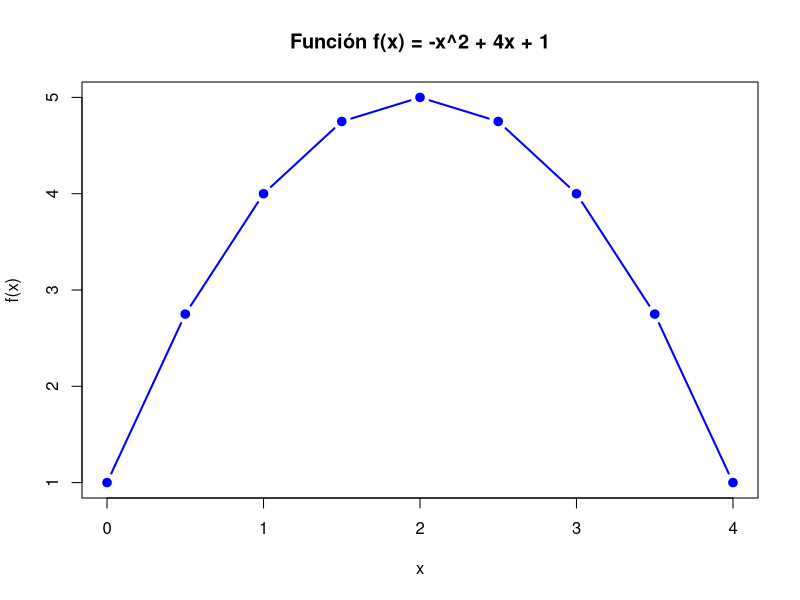
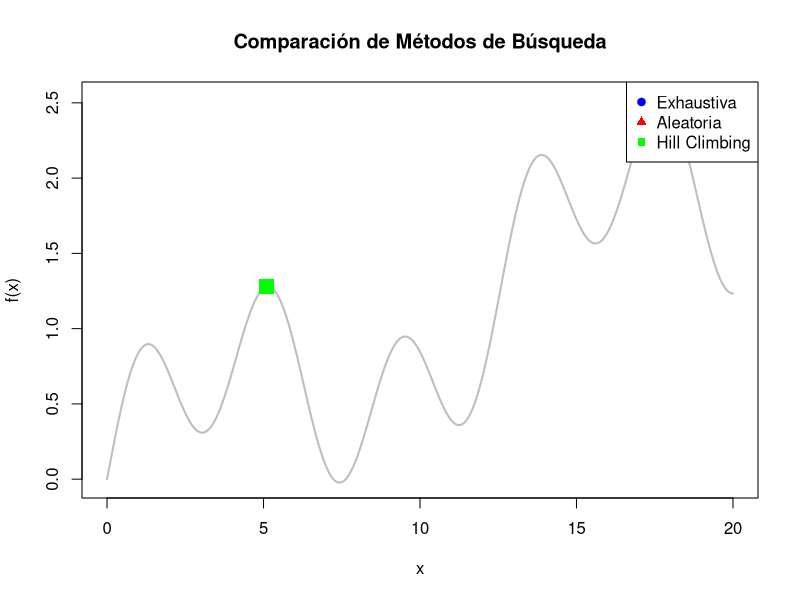

Generate these figures, in order, with R: (Note: this script raises an error after producing the figures.)
# ============================================
# MÓDULO 1: FUNDAMENTOS DE OPTIMIZACIÓN
# ============================================
# Curso: PSO y Algoritmos Genéticos en R
# Nivel: PRINCIPIANTE
# Duración estimada: 2-3 horas

# ============================================
# TABLA DE CONTENIDOS
# ============================================
# 1. ¿Qué es la optimización?
# 2. Componentes de un problema de optimización
# 3. Tipos de optimización
# 4. Búsqueda exhaustiva vs inteligente
# 5. Funciones de benchmark
# 6. Tu primer optimizador simple
# 7. Ejercicios prácticos

# ============================================
# SECCIÓN 1: ¿QUÉ ES LA OPTIMIZACIÓN?
# ============================================

# La optimización busca encontrar la MEJOR solución a un problema
# dentro de un conjunto de posibles soluciones.

# EJEMPLO COTIDIANO: Encontrar la ruta más corta para ir al trabajo
# - Espacio de soluciones: Todas las rutas posibles
# - Función objetivo: Tiempo de viaje
# - Objetivo: MINIMIZAR el tiempo

# EJEMPLO EN R: Encontrar el máximo de una función simple
# Supongamos que queremos maximizar: f(x) = -x^2 + 4x + 1

# Definir la función
f <- function(x) {
  return(-x^2 + 4*x + 1)
}

# Probar algunos valores
valores_x <- seq(0, 4, by = 0.5)
valores_f <- sapply(valores_x, f)

# Mostrar resultados
data.frame(x = valores_x, f_x = valores_f)

# Visualizar
plot(valores_x, valores_f, type = "b",
     col = "blue", lwd = 2,
     main = "Función f(x) = -x^2 + 4x + 1",
     xlab = "x", ylab = "f(x)",
     pch = 19)

# ¿Dónde está el máximo? Cerca de x = 2
# El máximo exacto está en x = 2, donde f(2) = 5

cat("\n🎯 LECCIÓN 1: La optimización busca el mejor valor de x que maximiza o minimiza f(x)\n")

# ============================================
# SECCIÓN 2: COMPONENTES DE UN PROBLEMA
# ============================================

# Todo problema de optimización tiene:
# 1. VARIABLES DE DECISIÓN: Lo que podemos cambiar (x)
# 2. FUNCIÓN OBJETIVO: Lo que queremos optimizar (f(x))
# 3. RESTRICCIONES: Límites en las variables (ej: x >= 0)
# 4. ESPACIO DE BÚSQUEDA: Conjunto de soluciones posibles

# EJEMPLO: Maximizar ganancias de una tienda

# Variables de decisión: cantidad de producto A y B
# Función objetivo: ganancia = 5*A + 3*B
# Restricciones:
#   - A >= 0, B >= 0 (no puedo vender cantidades negativas)
#   - A + B <= 100 (capacidad del almacén)
#   - 2*A + B <= 150 (tiempo disponible)

ganancia <- function(A, B) {
  # Si viola restricciones, retornar valor muy bajo
  if (A < 0 || B < 0 || A + B > 100 || 2*A + B > 150) {
    return(-Inf)
  }
  return(5*A + 3*B)
}

# Probar algunas combinaciones
cat("\nEJEMPLO DE OPTIMIZACIÓN CON RESTRICCIONES:\n")
cat("Ganancia(10, 20) =", ganancia(10, 20), "\n")
cat("Ganancia(50, 50) =", ganancia(50, 50), "(viola restricción)\n")
cat("Ganancia(40, 30) =", ganancia(40, 30), "\n")

# ============================================
# SECCIÓN 3: TIPOS DE OPTIMIZACIÓN
# ============================================

cat("\n📊 TIPOS DE OPTIMIZACIÓN:\n\n")

# 3.1 SEGÚN EL OBJETIVO
cat("1. MINIMIZACIÓN: Buscar el valor más pequeño\n")
cat("   Ejemplo: Minimizar costos, tiempo, errores\n\n")

cat("2. MAXIMIZACIÓN: Buscar el valor más grande\n")
cat("   Ejemplo: Maximizar ganancias, eficiencia\n\n")

# Truco: Maximizar f(x) = Minimizar -f(x)

# 3.2 SEGÚN EL ESPACIO DE BÚSQUEDA
cat("3. CONTINUA: Variables pueden tomar cualquier valor real\n")
cat("   Ejemplo: x = 2.5384...\n\n")

cat("4. DISCRETA: Variables toman valores enteros\n")
cat("   Ejemplo: x = {0, 1, 2, 3, ...}\n\n")

cat("5. COMBINATORIA: Ordenar o seleccionar elementos\n")
cat("   Ejemplo: Ruta de ciudades en un viaje\n\n")

# 3.3 SEGÚN LOS OBJETIVOS
cat("6. UNIOBJETIVO: Un solo objetivo\n")
cat("   Ejemplo: Minimizar solo el costo\n\n")

cat("7. MULTIOBJETIVO: Varios objetivos simultáneos\n")
cat("   Ejemplo: Minimizar costo Y maximizar calidad\n\n")

# ============================================
# SECCIÓN 4: BÚSQUEDA EXHAUSTIVA VS INTELIGENTE
# ============================================

cat("\n🔍 COMPARACIÓN DE MÉTODOS DE BÚSQUEDA:\n\n")

# 4.1 BÚSQUEDA EXHAUSTIVA (Fuerza bruta)
# Probar TODAS las posibles soluciones

funcion_compleja <- function(x) {
  return(sin(x) * cos(x/2) + x/10)
}

# Búsqueda exhaustiva en intervalo [0, 20]
cat("BÚSQUEDA EXHAUSTIVA:\n")
inicio <- Sys.time()

# Probar 10,000 puntos
puntos <- seq(0, 20, length.out = 10000)
valores <- sapply(puntos, funcion_compleja)
mejor_idx <- which.max(valores)
mejor_x_exhaustivo <- puntos[mejor_idx]
mejor_valor_exhaustivo <- valores[mejor_idx]

tiempo_exhaustivo <- Sys.time() - inicio

cat("Mejor x encontrado:", mejor_x_exhaustivo, "\n")
cat("Mejor valor:", mejor_valor_exhaustivo, "\n")
cat("Tiempo:", tiempo_exhaustivo, "\n\n")

# 4.2 BÚSQUEDA ALEATORIA
# Probar puntos al azar

cat("BÚSQUEDA ALEATORIA:\n")
inicio <- Sys.time()

set.seed(42)
n_intentos <- 1000
puntos_aleatorios <- runif(n_intentos, 0, 20)
valores_aleatorios <- sapply(puntos_aleatorios, funcion_compleja)
mejor_idx_aleatorio <- which.max(valores_aleatorios)
mejor_x_aleatorio <- puntos_aleatorios[mejor_idx_aleatorio]
mejor_valor_aleatorio <- valores_aleatorios[mejor_idx_aleatorio]

tiempo_aleatorio <- Sys.time() - inicio

cat("Mejor x encontrado:", mejor_x_aleatorio, "\n")
cat("Mejor valor:", mejor_valor_aleatorio, "\n")
cat("Tiempo:", tiempo_aleatorio, "\n\n")

# 4.3 BÚSQUEDA INTELIGENTE (Hill Climbing simple)
# Empezar en un punto y moverse hacia mejores soluciones

cat("BÚSQUEDA INTELIGENTE (Hill Climbing):\n")
inicio <- Sys.time()

hill_climbing <- function(f, x_inicio, paso = 0.1, max_iter = 100) {
  x_actual <- x_inicio
  valor_actual <- f(x_actual)

  for (i in 1:max_iter) {
    # Probar vecinos
    vecinos <- c(x_actual - paso, x_actual + paso)
    valores_vecinos <- sapply(vecinos, f)

    # Si algún vecino es mejor, moverse allí
    mejor_vecino_idx <- which.max(valores_vecinos)
    if (valores_vecinos[mejor_vecino_idx] > valor_actual) {
      x_actual <- vecinos[mejor_vecino_idx]
      valor_actual <- valores_vecinos[mejor_vecino_idx]
    } else {
      break  # No hay mejora, terminar
    }
  }

  return(list(x = x_actual, valor = valor_actual))
}

resultado_hill <- hill_climbing(funcion_compleja, x_inicio = 5)
tiempo_hill <- Sys.time() - inicio

cat("Mejor x encontrado:", resultado_hill$x, "\n")
cat("Mejor valor:", resultado_hill$valor, "\n")
cat("Tiempo:", tiempo_hill, "\n\n")

# Visualizar todos los métodos
plot(puntos, valores, type = "l", col = "gray", lwd = 2,
     main = "Comparación de Métodos de Búsqueda",
     xlab = "x", ylab = "f(x)")
points(mejor_x_exhaustivo, mejor_valor_exhaustivo, col = "blue", pch = 19, cex = 2)
points(mejor_x_aleatorio, mejor_valor_aleatorio, col = "red", pch = 17, cex = 2)
points(resultado_hill$x, resultado_hill$valor, col = "green", pch = 15, cex = 2)
legend("topright",
       c("Exhaustiva", "Aleatoria", "Hill Climbing"),
       col = c("blue", "red", "green"),
       pch = c(19, 17, 15))

cat("💡 LECCIÓN: Los métodos inteligentes encuentran buenas soluciones más rápido!\n")

# ============================================
# SECCIÓN 5: FUNCIONES DE BENCHMARK
# ============================================

cat("\n📐 FUNCIONES DE BENCHMARK CLÁSICAS:\n\n")

# Estas funciones se usan para probar algoritmos de optimización

# 5.1 FUNCIÓN ESFÉRICA (Sphere)
# Muy simple, un solo óptimo en (0,0)
esfera <- function(x) {
  return(sum(x^2))  # Minimizar, óptimo en x = (0, 0, ..., 0)
}

cat("1. FUNCIÓN ESFÉRICA:\n")
cat("   f(x) = x1^2 + x2^2 + ... + xn^2\n")
cat("   Óptimo: (0, 0, ..., 0)\n")
cat("   f(0,0) =", esfera(c(0,0)), "\n")
cat("   f(2,3) =", esfera(c(2,3)), "\n\n")

# Visualizar en 2D
x1 <- seq(-5, 5, length.out = 50)
x2 <- seq(-5, 5, length.out = 50)
z <- outer(x1, x2, function(x, y) esfera(c(x, y)))

contour(x1, x2, z, nlevels = 20,
        main = "Función Esférica",
        xlab = "x1", ylab = "x2")
points(0, 0, col = "red", pch = 19, cex = 2)  # Óptimo

# 5.2 FUNCIÓN DE ROSENBROCK
# Más difícil, valle largo y estrecho
rosenbrock <- function(x) {
  n <- length(x)
  suma <- 0
  for (i in 1:(n-1)) {
    suma <- suma + 100*(x[i+1] - x[i]^2)^2 + (1 - x[i])^2
  }
  return(suma)  # Minimizar, óptimo en x = (1, 1, ..., 1)
}

cat("2. FUNCIÓN DE ROSENBROCK:\n")
cat("   Óptimo: (1, 1, ..., 1)\n")
cat("   f(1,1) =", rosenbrock(c(1,1)), "\n")
cat("   f(0,0) =", rosenbrock(c(0,0)), "\n\n")

# Visualizar
z_rosen <- outer(x1, x2, function(x, y) rosenbrock(c(x, y)))
contour(x1, x2, z_rosen, nlevels = 30,
        main = "Función de Rosenbrock (Valle)",
        xlab = "x1", ylab = "x2")
points(1, 1, col = "red", pch = 19, cex = 2)  # Óptimo

# 5.3 FUNCIÓN DE RASTRIGIN
# Múltiples óptimos locales, muy difícil!
rastrigin <- function(x) {
  n <- length(x)
  A <- 10
  return(A*n + sum(x^2 - A*cos(2*pi*x)))  # Minimizar, óptimo en (0,0)
}

cat("3. FUNCIÓN DE RASTRIGIN:\n")
cat("   Muchos óptimos locales!\n")
cat("   Óptimo global: (0, 0, ..., 0)\n")
cat("   f(0,0) =", rastrigin(c(0,0)), "\n\n")

# Visualizar
x1_rast <- seq(-5, 5, length.out = 100)
x2_rast <- seq(-5, 5, length.out = 100)
z_rast <- outer(x1_rast, x2_rast, function(x, y) rastrigin(c(x, y)))

contour(x1_rast, x2_rast, z_rast, nlevels = 30,
        main = "Función de Rastrigin (Múltiples Óptimos)",
        xlab = "x1", ylab = "x2",
        col = terrain.colors(30))
points(0, 0, col = "red", pch = 19, cex = 2)  # Óptimo global

cat("💡 LECCIÓN: Algunas funciones son MUY difíciles de optimizar!\n")
cat("   Aquí es donde PSO y Algoritmos Genéticos brillan!\n\n")

# ============================================
# SECCIÓN 6: TU PRIMER OPTIMIZADOR SIMPLE
# ============================================

cat("\n🚀 CONSTRUYAMOS TU PRIMER OPTIMIZADOR:\n\n")

# Algoritmo: BÚSQUEDA ALEATORIA MEJORADA
# Idea: Generar soluciones aleatorias, pero recordar la mejor

optimizador_simple <- function(funcion_objetivo,
                               dimension,
                               limites = c(-10, 10),
                               n_iteraciones = 100,
                               verbose = TRUE) {
  # funcion_objetivo: función a MINIMIZAR
  # dimension: número de variables
  # limites: vector c(minimo, maximo) para cada variable
  # n_iteraciones: cuántas soluciones probar
  # verbose: mostrar progreso

  # Inicializar
  mejor_solucion <- NULL
  mejor_valor <- Inf
  historial <- numeric(n_iteraciones)

  for (i in 1:n_iteraciones) {
    # Generar solución aleatoria
    solucion <- runif(dimension, limites[1], limites[2])

    # Evaluar
    valor <- funcion_objetivo(solucion)

    # ¿Es mejor que la mejor actual?
    if (valor < mejor_valor) {
      mejor_valor <- valor
      mejor_solucion <- solucion
      if (verbose) {
        cat("Iteración", i, ": Nuevo mejor =", mejor_valor, "\n")
      }
    }

    # Guardar historial
    historial[i] <- mejor_valor
  }

  return(list(
    solucion = mejor_solucion,
    valor = mejor_valor,
    historial = historial
  ))
}

# PROBAR CON FUNCIÓN ESFÉRICA
cat("Optimizando función esférica en 2D:\n")
resultado <- optimizador_simple(
  funcion_objetivo = esfera,
  dimension = 2,
  limites = c(-10, 10),
  n_iteraciones = 50,
  verbose = TRUE
)

cat("\n✅ RESULTADO FINAL:\n")
cat("Mejor solución encontrada:", resultado$solucion, "\n")
cat("Valor óptimo:", resultado$valor, "\n")
cat("Solución exacta: (0, 0) con valor 0\n")

# Visualizar convergencia
plot(1:length(resultado$historial), resultado$historial,
     type = "l", col = "blue", lwd = 2,
     main = "Convergencia del Optimizador",
     xlab = "Iteración",
     ylab = "Mejor valor encontrado",
     ylim = c(0, max(resultado$historial)))
abline(h = 0, col = "red", lty = 2)  # Óptimo real
grid()

cat("\n💡 LECCIÓN: ¡Has creado tu primer optimizador!\n")
cat("   Aunque simple, muestra los conceptos básicos.\n\n")

# ============================================
# SECCIÓN 7: EJERCICIOS PRÁCTICOS
# ============================================

cat("\n✏️ EJERCICIOS PARA PRACTICAR:\n\n")

cat("EJERCICIO 1 (FÁCIL):\n")
cat("Encuentra el mínimo de f(x) = (x-3)^2 + 5\n")
cat("Pista: El mínimo está en x = 3, f(3) = 5\n\n")

# TU CÓDIGO AQUÍ:
# ejercicio_1 <- function(x) {
#   # Completa esta función
# }
# resultado_1 <- optimizador_simple(ejercicio_1, dimension = 1, limites = c(0, 10))

cat("EJERCICIO 2 (FÁCIL):\n")
cat("Maximiza f(x) = -x^2 + 6x - 2\n")
cat("Pista: Para maximizar, minimiza -f(x)\n\n")

# TU CÓDIGO AQUÍ:

cat("EJERCICIO 3 (MEDIO):\n")
cat("Minimiza la función esférica en 5 dimensiones\n")
cat("Usa 200 iteraciones\n\n")

# TU CÓDIGO AQUÍ:

cat("EJERCICIO 4 (MEDIO):\n")
cat("Crea una función que encuentre el máximo de f(x,y) = -(x^2 + y^2) + 4\n")
cat("El máximo está en (0,0) con valor 4\n\n")

# TU CÓDIGO AQUÍ:

cat("EJERCICIO 5 (DIFÍCIL):\n")
cat("Modifica el optimizador_simple para que:\n")
cat("- Guarde las 10 mejores soluciones (no solo la mejor)\n")
cat("- Calcule la desviación estándar de las mejores soluciones\n")
cat("- Retorne estadísticas adicionales\n\n")

# TU CÓDIGO AQUÍ:

# ============================================
# SOLUCIONES A LOS EJERCICIOS
# ============================================
# (Desplázate hacia abajo solo después de intentar los ejercicios)

cat("\n" , rep("=", 50), "\n")
cat("SOLUCIONES - ¡No hagas trampa! Intenta primero\n")
cat(rep("=", 50), "\n\n")

# SOLUCIÓN EJERCICIO 1
ejercicio_1 <- function(x) {
  return((x - 3)^2 + 5)
}

cat("SOLUCIÓN EJERCICIO 1:\n")
solucion_1 <- optimizador_simple(ejercicio_1, dimension = 1,
                                  limites = c(0, 10),
                                  n_iteraciones = 50,
                                  verbose = FALSE)
cat("Mínimo encontrado en x =", solucion_1$solucion, "\n")
cat("Valor mínimo =", solucion_1$valor, "\n")
cat("Respuesta correcta: x = 3, f(3) = 5\n\n")

# SOLUCIÓN EJERCICIO 2
ejercicio_2 <- function(x) {
  # Para maximizar f(x), minimizamos -f(x)
  return(-(-x^2 + 6*x - 2))  # = x^2 - 6x + 2
}

cat("SOLUCIÓN EJERCICIO 2:\n")
solucion_2 <- optimizador_simple(ejercicio_2, dimension = 1,
                                  limites = c(0, 10),
                                  n_iteraciones = 50,
                                  verbose = FALSE)
cat("Máximo encontrado en x =", solucion_2$solucion, "\n")
cat("Valor máximo = ", -solucion_2$valor, "(negativo del mínimo)\n")
cat("Respuesta correcta: x = 3, f(3) = 7\n\n")

# SOLUCIÓN EJERCICIO 3
cat("SOLUCIÓN EJERCICIO 3:\n")
solucion_3 <- optimizador_simple(esfera, dimension = 5,
                                  limites = c(-10, 10),
                                  n_iteraciones = 200,
                                  verbose = FALSE)
cat("Mínimo encontrado:", solucion_3$solucion, "\n")
cat("Valor mínimo =", solucion_3$valor, "\n\n")

# SOLUCIÓN EJERCICIO 4
ejercicio_4 <- function(x) {
  # x es un vector c(x, y)
  return(-(-(x[1]^2 + x[2]^2) + 4))  # Minimizar la negación
}

cat("SOLUCIÓN EJERCICIO 4:\n")
solucion_4 <- optimizador_simple(ejercicio_4, dimension = 2,
                                  limites = c(-5, 5),
                                  n_iteraciones = 100,
                                  verbose = FALSE)
cat("Máximo encontrado en:", solucion_4$solucion, "\n")
cat("Valor máximo =", -solucion_4$valor, "\n\n")

# SOLUCIÓN EJERCICIO 5
optimizador_avanzado <- function(funcion_objetivo,
                                 dimension,
                                 limites = c(-10, 10),
                                 n_iteraciones = 100,
                                 n_mejores = 10) {
  # Guardar las n_mejores soluciones
  mejores_soluciones <- matrix(NA, nrow = n_mejores, ncol = dimension)
  mejores_valores <- rep(Inf, n_mejores)
  historial <- numeric(n_iteraciones)

  for (i in 1:n_iteraciones) {
    # Generar solución aleatoria
    solucion <- runif(dimension, limites[1], limites[2])
    valor <- funcion_objetivo(solucion)

    # ¿Entra en el top n_mejores?
    peor_idx <- which.max(mejores_valores)
    if (valor < mejores_valores[peor_idx]) {
      mejores_valores[peor_idx] <- valor
      mejores_soluciones[peor_idx, ] <- solucion
    }

    historial[i] <- min(mejores_valores)
  }

  # Ordenar por valor
  orden <- order(mejores_valores)
  mejores_soluciones <- mejores_soluciones[orden, ]
  mejores_valores <- mejores_valores[orden]

  # Calcular estadísticas
  estadisticas <- list(
    media = mean(mejores_valores),
    mediana = median(mejores_valores),
    desv_std = sd(mejores_valores),
    rango = range(mejores_valores)
  )

  return(list(
    mejor_solucion = mejores_soluciones[1, ],
    mejor_valor = mejores_valores[1],
    top_soluciones = mejores_soluciones,
    top_valores = mejores_valores,
    estadisticas = estadisticas,
    historial = historial
  ))
}

cat("SOLUCIÓN EJERCICIO 5:\n")
solucion_5 <- optimizador_avanzado(esfera, dimension = 2,
                                    n_iteraciones = 100,
                                    n_mejores = 10)
cat("Mejor solución:", solucion_5$mejor_solucion, "\n")
cat("Top 10 valores:", solucion_5$top_valores, "\n")
cat("Media de top 10:", solucion_5$estadisticas$media, "\n")
cat("Desviación estándar:", solucion_5$estadisticas$desv_std, "\n\n")

# ============================================
# RESUMEN DEL MÓDULO 1
# ============================================

cat("\n", rep("🎓", 20), "\n")
cat("RESUMEN DEL MÓDULO 1: FUNDAMENTOS DE OPTIMIZACIÓN\n")
cat(rep("🎓", 20), "\n\n")

cat("✅ Has aprendido:\n")
cat("  1. Qué es la optimización y sus componentes\n")
cat("  2. Tipos de problemas de optimización\n")
cat("  3. Diferencia entre búsqueda exhaustiva e inteligente\n")
cat("  4. Funciones de benchmark clásicas\n")
cat("  5. Cómo crear un optimizador simple desde cero\n\n")

cat("🎯 Próximos pasos:\n")
cat("  1. Completa todos los ejercicios\n")
cat("  2. Experimenta con diferentes funciones\n")
cat("  3. Modifica los parámetros y observa qué pasa\n")
cat("  4. Cuando te sientas cómodo, pasa al Módulo 2\n\n")

cat("🚀 Continúa con: modulo_2_geneticos_basico.R\n\n")

cat("💡 CONSEJO FINAL:\n")
cat("   La optimización es un arte. No hay 'una sola' respuesta correcta.\n")
cat("   Experimenta, prueba, aprende de los errores.\n")
cat("   ¡Los mejores algoritmos nacen de la creatividad y la práctica!\n\n")
